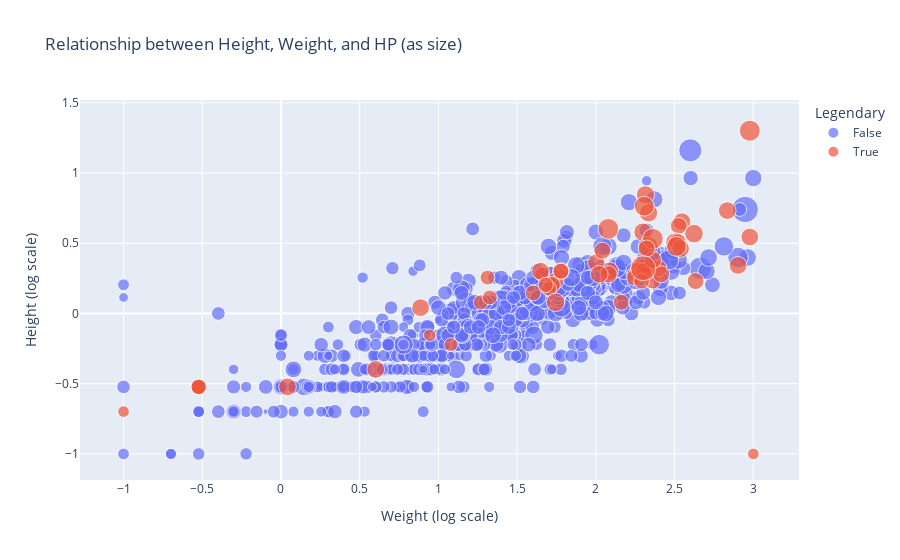

The code cell stored with this chart in its notebook:
### Markdown cell above
# Is the size related to HP?

### Code cell
weight_log = np.log10(pokedex['Weight (kg)'])
height_log = np.log10(pokedex['Height (m)'])
fig = px.scatter(pokedex, x = weight_log, y = height_log, color= "Legendary", size = "HP",
                 hover_data = ['Name', 'Weight (kg)', 'Height (m)'], 
                 labels = {'x':'Weight (log scale)', 'y':'Height (log scale)'},
                title = "Relationship between Height, Weight, and HP (as size)")
fig.update_layout(
    hoverlabel=dict(
        font_color="white"
    )
)
fig.show()

fig.write_image("./images/weight_height_total.jpeg")
fig.write_html("./images/weight_height_total.html")

### Figure 1 — Plotly figure (JSON) as saved in the notebook; plotly's stock layout.template omitted (floating-point values rounded to 4 significant figures; data arrays with more than 128 entries replaced by an {"elided": "..."} marker saying what was removed)
{"data": [{"customdata": {"elided": "827x3 mixed values"}, "hovertemplate": "Legendary=False<br>Weight (log scale)=%{x}<br>Height (log scale)=%{y}<br>HP=%{marker.size}<br>Name=%{customdata[0]}<br>Weight (kg)=%{customdata[1]}<br>Height (m)=%{customdata[2]}<extra></extra>", "legendgroup": "False", "marker": {"color": "#636efa", "size": {"elided": "827 int values"}, "sizemode": "area", "sizeref": 0.6375, "symbol": "circle"}, "mode": "markers", "name": "False", "orientation": "v", "showlegend": true, "type": "scatter", "x": {"elided": "827 float values"}, "xaxis": "x", "y": {"elided": "827 float values"}, "yaxis": "y"}, {"customdata": {"elided": "61x3 mixed values"}, "hovertemplate": "Legendary=True<br>Weight (log scale)=%{x}<br>Height (log scale)=%{y}<br>HP=%{marker.size}<br>Name=%{customdata[0]}<br>Weight (kg)=%{customdata[1]}<br>Height (m)=%{customdata[2]}<extra></extra>", "legendgroup": "True", "marker": {"color": "#EF553B", "size": [90, 90, 90, 106, 90, 115, 100, 106, 106, 80, 80, 80, 80, 80, 100, 100, 105, 100, 75, 80, 75, 100, 90, 91, 110, 70, 120, 100, 91, 91, 91, 100, 100, 125, 126, 126, 50, 80, 95, 95, 70, 70, 70, 70, 43, 43, 137, 137, 109, 97, 92, 92, 140, 60, 100, 80, 200, 100, 100, 100, 74], "sizemode": "area", "sizeref": 0.6375, "symbol": "circle"}, "mode": "markers", "name": "True", "orientation": "v", "showlegend": true, "type": "scatter", "x": [1.744, 1.721, 1.778, 2.086, 2.25, 2.297, 2.272, 2.334, 2.299, 2.362, 2.243, 2.312, 1.602, 1.778, 2.547, 2.978, 2.315, 0.04139, -0.5229, -0.5229, -0.5229, 2.834, 2.526, 2.633, 2.623, 1.703, 2.505, 0.6021, 2.398, 2.415, 2.301, 2.519, 2.538, 2.512, 2.332, 2.307, 0.9445, 2.29, 2.081, 2.002, 1.312, 1.27, 1.658, 1.326, -1, 3.0, 2.362, 2.079, 1.744, 2.362, 2.041, 2.322, 2.978, 1.079, 2.021, 2.161, 2.301, 2.903, 1.648, 0.8865, 1.681], "xaxis": "x", "y": [0.2304, 0.2041, 0.301, 0.301, 0.2788, 0.3222, 0.301, 0.716, 0.5798, 0.2304, 0.2553, 0.2788, 0.1461, 0.301, 0.6532, 0.5441, 0.8451, -0.5229, -0.5229, -0.5229, -0.5229, 0.7324, 0.6232, 0.2304, 0.5682, 0.1761, 0.5051, -0.3979, 0.3222, 0.2788, 0.301, 0.5051, 0.4624, 0.4771, 0.4771, 0.7634, -0.1549, 0.2304, 0.2788, 0.3617, 0.2553, 0.07918, 0.2788, 0.1139, -0.699, -1, 0.5315, 0.6021, 0.07918, 0.3802, 0.4472, 0.4624, 1.301, -0.2218, 0.2788, 0.07918, 0.3222, 0.3424, 0.301, 0.04139, 0.2041], "yaxis": "y"}], "layout": {"hoverlabel": {"font": {"color": "white"}}, "legend": {"itemsizing": "constant", "title": {"text": "Legendary"}, "tracegroupgap": 0}, "title": {"text": "Relationship between Height, Weight, and HP (as size)"}, "xaxis": {"anchor": "y", "domain": [0, 1], "title": {"text": "Weight (log scale)"}}, "yaxis": {"anchor": "x", "domain": [0, 1], "title": {"text": "Height (log scale)"}}}}
